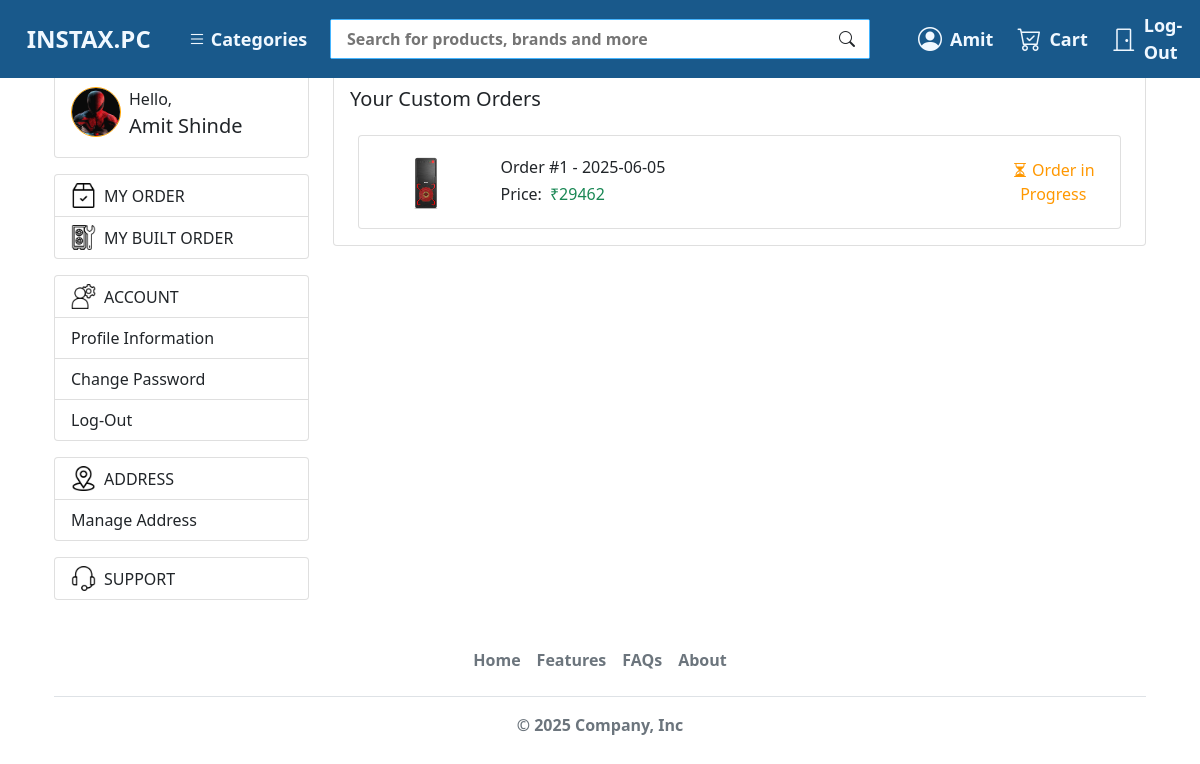
The app's page /UserBuiltOrder (signed in) with its own data.
### core/models.py (models this page shows, shortened)
class Profile(models.Model):
    GENDER_CHOICES = (
        ('M', 'Male'),
        ('F', 'Female'),
        ('O', 'Other'),
    )
    user = models.OneToOneField(User, on_delete=models.CASCADE)
    first_name = models.CharField(max_length=150)
    last_name = models.CharField(max_length=150)
    email = models.EmailField()
    mobile = models.CharField(max_length=10)
    gender = models.CharField(max_length=1, choices=GENDER_CHOICES)
    profile_image = models.ImageField(upload_to='profile_images/', null=True, blank=True)

class CustomBuiltOrder(models.Model):
    STATUS_CHOICES = [
        ('15', '3 Hur'),
        ('12', 'Find Product'),
        ('9', 'Assembling'),
        ('6', 'Software'),
        ('3', 'Pack and Outofdelivrary'),
        ('Delivered', 'Delivered'),
        ('Cancelled', 'Cancelled')
    ]
    user = models.ForeignKey(User, on_delete=models.CASCADE)
    address = models.ForeignKey('UserAddress', on_delete=models.CASCADE)
    motherboard = models.ForeignKey('Product', on_delete=models.SET_NULL, null=True, related_name='order_motherboard')
    processor = models.ForeignKey('Product', on_delete=models.SET_NULL, null=True, related_name='order_processor')
    ram = models.ForeignKey('Product', on_delete=models.SET_NULL, null=True, related_name='order_ram')
    hdd = models.ForeignKey('Product', on_delete=models.SET_NULL, null=True, related_name='order_hdd')
    ssd = models.ForeignKey('Product', on_delete=models.SET_NULL, null=True, related_name='order_ssd')
    power_supply = models.ForeignKey('Product', on_delete=models.SET_NULL, null=True, related_name='order_power')
    graphics_card = models.ForeignKey('Product', on_delete=models.SET_NULL, null=True, related_name='order_graphics')
    cooler = models.ForeignKey('Product', on_delete=models.SET_NULL, null=True, related_name='order_cooler')
    cabinet = models.ForeignKey('Product', on_delete=models.SET_NULL, null=True, related_name='order_cabinet')
    total_price = models.IntegerField()
    ordered_at = models.DateTimeField(auto_now_add=True)
    status = models.CharField(max_length=20, choices=STATUS_CHOICES, default='15')
    user_order_id = models.IntegerField()
    def __str__(self):
        return f"Order #{self.user_order_id} - {self.ordered_at.strftime('%Y-%m-%d')}"

class Product(models.Model):
    CATEGORY_CHOICES = [
        ('Ram', 'PC RAM'),
        ('Graphics Card', 'GRAPHICS CARDS'),
        ('Air Cooler', 'AIR COOLER'),
        ('Hard Disk', 'HARD DRIVE'),
        ('Power Supply', 'POWER SUPPLY'),
        ('Solid State Drive', 'SSD'),
        ('Liquid Cooler', 'LIQUID COOLER'),
        ('Processor', 'PROCESSOR'),
        ('Motherboard', 'MOTHERBOARD'),
        ('Cabinet', 'CABINET'),
        ('Monitor', 'MONITOR'),
        ('Mouse', 'MOUSE'),
        ('Keyboard', 'KEYBOARD'),
        ('Gaming Accessory', 'GAMING ACCESSORY'),
    ]
    DEAL_CHOICE = [
        ('WEK', 'WEEKLY DEAL'),
        ('SPA', 'SPACIAL DEAL'),
    ]
    TIME_CHOICE = [
        ('15 MINIS', '15 minis'),
        ('30 MINIS', '30 minis'),
        ('01 HUR', '01 hur')
    ]
    PRODUCT_TYPE = [
        ('One Unit', '1 Unit'),
        ('Set', 'Set'),
        ('Combo', 'Combo')
    ]
    productName = models.CharField(max_length=50)
    category = models.CharField(max_length=50, choices= CATEGORY_CHOICES)
    deal_category = models.CharField(max_length=50, choices= DEAL_CHOICE, null=True, blank=True)
    price = models.IntegerField()
    description = models.CharField(max_length=50)
    productImages = models.ImageField(upload_to = 'product_images', blank=True, null=True)
    productImages1 = models.ImageField(upload_to = 'product_images', blank=True, null=True)
    productImages2 = models.ImageField(upload_to = 'product_images', blank=True, null=True)
    productImages3 = models.ImageField(upload_to = 'product_images', blank=True, null=True)
    time = models.CharField(max_length= 20, choices= TIME_CHOICE)
    type = models.CharField(max_length= 20, choices= PRODUCT_TYPE)
    brand = models.CharField(max_length=50, null=True, blank=True)
    point1 = models.CharField(max_length=255, null=True, blank=True)
    point2 = models.CharField(max_length=255, null=True, blank=True)
    point3 = models.CharField(max_length=255, null=True, blank=True)
    point4 = models.CharField(max_length=255, null=True, blank=True)

### core/views.py (the view)
# urls.py: path('UserBuiltOrder', views.UserBuiltOrder, name='userbuiltorder'),
@login_required
def UserBuiltOrder(request):
    userData = request.user
    customOrderData = CustomBuiltOrder.objects.filter(user = request.user)[::-1]
    context = {'customOrderData' : customOrderData,
               'userData' : userData}
    return render (request,'core/UserBuildOrder.html', context)

### core/templates/core/UserBuildOrder.html (shortened to what this page needs)
{% extends "core/UserProfileBase.html" %}
{% block content_title %}Your Custom Orders{% endblock content_title %}
{% block content %}
<link rel="stylesheet" href="https://cdn.jsdelivr.net/npm/bootstrap-icons@1.11.4/font/bootstrap-icons.min.css">
<div class="container">
    {% for orderData in customOrderData %}
    <a href="{% url 'userbuildorderdetail' orderData.id %}" class="text-decoration-none text-dark">
        <div class="card mb-3 order-card">
            <div class="card-body">
                <div class="row align-items-center">
                    <div class="col-lg-2 col-md-3 col-4 text-center">
                        <img src="{{orderData.cabinet.productImages.url}}" alt="Custom PC Image" class="product-image">
                    </div>
                    <div class="col-lg-8 col-md-6 col-8">
                        <h6 class="mb-1">{{orderData}}</h6>
                        <div class="d-flex align-items-center">
                            <span class="me-2">Price:</span>
                            <span class="text-success fw-medium">₹{{orderData.total_price}}</span>
                        </div>
                    </div>
                    <div class="col-lg-2 col-md-3 col-12 status-info text-md-center">
                        <div>
                            {% if orderData.status in '3,6,9,12,15' %}
                                <span class="status-processing fw-medium">
                                    <i class="bi bi-hourglass-split"></i> Order in Progress
                                </span>
                            {% elif orderData.status == 'Cancelled' %}
                                <span class="status-cancelled fw-medium">
                                    <i class="bi bi-x-circle"></i> Order Cancelled
                                </span>
                            {% else %}
                                <span class="status-delivered fw-medium">
                                    <i class="bi bi-check-circle"></i> Order {{ orderData.status }}
                                </span>
                            {% endif %}
                        </div>
                    </div>
                </div>
            </div>
        </div>
    </a>
    {% endfor %}
</div>
{% endblock content %}

### core/templates/core/UserProfileBase.html (shortened to what this page needs)
{% load static %}
<!DOCTYPE html>
<html lang="en">
<head>
    <link href="https://cdn.jsdelivr.net/npm/bootstrap@5.0.2/dist/css/bootstrap.min.css" rel="stylesheet">
    <link rel="stylesheet" href="https://cdn.jsdelivr.net/npm/bootstrap-icons@1.11.3/font/bootstrap-icons.min.css">
</head>
<body>
    {% include "core/NavbarTop.html" %}
    <div class="container" style="margin-top: 70px;">
        <div class="row flex-column flex-lg-row">
            <div class="col-lg-3 col-12 sidebar-col">
                <div class="card mb-3">
                    <div class="card-body profile-card d-flex gap-2">
                        <div>
                            {% if user.profile.profile_image %}
                                <img src="{{ user.profile.profile_image.url }}" alt="Profile Image" class="profile-img">
                            {% else %}
                                <img src="{% static 'images/default.jpg' %}" alt="Profile Image" class="profile-img">
                            {% endif %}
                        </div>
                        <div class="profile-info">
                            <div class="d-flex flex-column">
                                <span>Hello,</span>
                                <span class="fs-5">{{userData.first_name}} {{userData.last_name}}</span>
                            </div>
                        </div>
                    </div>
                </div>
                <div class="list-group mb-3">
                    <a href="{% url 'userorder' %}" class="list-group-item list-group-item-action cv menu-item mobile-nav-link">
                        <div class="d-flex align-items-center">
                            <img src="{% static 'images/order.png' %}" alt="Orders" class="menu-icon">
                            <span class="ms-2">MY ORDER</span>
                        </div>
                    </a>
                    <a href="{% url 'userbuiltorder' %}" class="list-group-item list-group-item-action cv menu-item mobile-nav-link">
                        <div class="d-flex align-items-center">
                            <img src="{% static 'images/pc-tower.png' %}" alt="Built Orders" class="menu-icon">
                            <span class="ms-2">MY BUILT ORDER</span>
                        </div>
                    </a>
                </div>
                <div class="list-group mb-3">
                    <div class="list-group-item menu-item">
                        <div class="d-flex align-items-center">
                            <img src="{% static 'images/account.png' %}" alt="Account" class="menu-icon">
                            <span class="ms-2">ACCOUNT</span>
                        </div>
                    </div>
                    <a href="{% url 'profile' %}" class="list-group-item list-group-item-action cv menu-item mobile-nav-link">
                        Profile Information
                    </a>
                    <a href="{% url 'changeuserpassword' %}" class="list-group-item list-group-item-action cv menu-item mobile-nav-link">
                        Change Password
                    </a>
                    <a href="{% url 'logout' %}" class="list-group-item list-group-item-action cv menu-item mobile-nav-link">
                        Log-Out
                    </a>
                </div>
                <div class="list-group mb-3">
                    <div class="list-group-item menu-item">
                        <div class="d-flex align-items-center">
                            <img src="{% static 'images/address.png' %}" alt="Address" class="menu-icon">
                            <span class="ms-2">ADDRESS</span>
                        </div>
                    </div>
                    <a href="{% url 'useraddress' %}" class="list-group-item list-group-item-action cv menu-item mobile-nav-link">
                        Manage Address
                    </a>
                </div>
                <div class="list-group">
                    <a href="{% url 'aboutsite' %}" class="list-group-item list-group-item-action cv menu-item mobile-nav-link">
                        <div class="d-flex align-items-center">
                            <img src="{% static 'images/support.png' %}" alt="Support" class="menu-icon">
                            <span class="ms-2">SUPPORT</span>
                        </div>
                    </a>
                </div>
            </div>
            <div class="col-lg-9 col-12 content-col" id="main-content">
                <div class="card">
                    <div class="card-body">
                        <h5>{% block content_title %}{% endblock content_title %}</h5>
                    </div>
                    {% block content %} {% endblock content %}
                </div>
            </div>
        </div>
    </div>
    {% include "core/footer.html" %}
</body>
</html>

### core/templates/core/NavbarTop.html (shortened to what this page needs)
<link rel="stylesheet" href="https://cdn.jsdelivr.net/npm/bootstrap-icons@1.11.3/font/bootstrap-icons.min.css">
<link href="https://cdn.jsdelivr.net/npm/bootstrap@5.3.0/dist/css/bootstrap.min.css" rel="stylesheet">
<div class="container-fluid navbar-light p-2 fixed-top" style="background-color: #19598b;">
    <div class="row align-items-center">
        <div class="col-6 col-md-2 d-flex justify-content-start justify-content-md-center align-items-center">
            <a class="navbar-brand" href="{% url 'index' %}"><span class="text-color">INSTAX.PC</span></a>
        </div>
        <div class="col-md-1 d-none d-md-flex justify-content-center align-items-center">
            <div class="dropdown hover-dropdown">
                <a class="btn-hover-underline dropdown-toggle d-flex align-items-center gap-2" href="#" role="button">
                    <span class="text-color" style="font-weight: 600; font-size:large;"><i class="bi bi-list"></i> Categories</span>
                </a>
            </div>
        </div>
        <div class="col-md-6 d-none d-md-flex align-items-center justify-content-center">
            <div class="search-container w-100">
                <form action="{% url "search" %}" method="POST">
                    <div class="search-box" style="height: 40px; border: solid 1px rgb(69, 181, 255);">
                        <input type="text" class="search-input fs-6" placeholder="Search for products, brands and more" name="searchValue" style="font-weight: 600;">
                        <button class="search-button" type="submit">
                            <i class="bi bi-search"></i>
                        </button>
                    </div>
                </form>
            </div>
        </div>
        <div class="col-md-3 d-none d-md-flex align-items-center justify-content-start gap-3">
            {% if request.user.is_authenticated %}
            <a href="{% url 'profile' %}" class="text-decoration-none">
                <div class="login-icon d-flex align-items-center justify-content-center gap-2 p-1 text-color" style="font-weight: 600; font-size:large;">
                    <i class="bi bi-person-circle fs-4"></i>
                    <span>{{request.user.first_name}}</span>
                </div>
            </a>
            {% if count == 0 %}
            <a href="{% url 'addcart' %}" class="text-decoration-none">
                <div class="login-icon d-flex align-items-center justify-content-center gap-2 p-1 text-color" style="font-weight: 600; font-size:large;">
                    <i class="bi bi-cart fs-4"></i>
                    <span>Cart</span>
                </div>
            </a>
            {% else %}
            <a href="{% url 'addcart' %}" class="text-decoration-none">
                <div class="login-icon d-flex align-items-center justify-content-center gap-2 p-1 text-color" style="font-weight: 600; font-size:large;">
                    <i class="bi bi-cart-check fs-4"></i>
                    <span>Cart</span>
                </div>
            </a>
            {% endif %}
            <a href="{% url 'logout' %}" class="text-decoration-none">
                <div class="login-icon d-flex align-items-center justify-content-center gap-2 p-1 text-color" style="font-weight: 600; font-size:large;">
                    <i class="bi bi-door-closed fs-4"></i>
                    <span>Log-Out</span>
                </div>
            </a>
            {% endif %}
        </div>
    </div>
</div>

### records on screen
CustomBuiltOrder: cabinet.productImages (picture), user_order+ordered_at "Order #1 - 2025-06-05", total_price "29462", status "Order in Progress"

### other values on screen
{{ request.user.first_name }} "Amit"
{{ userData.first_name }} "Amit"
{{ userData.last_name }} "Shinde"
